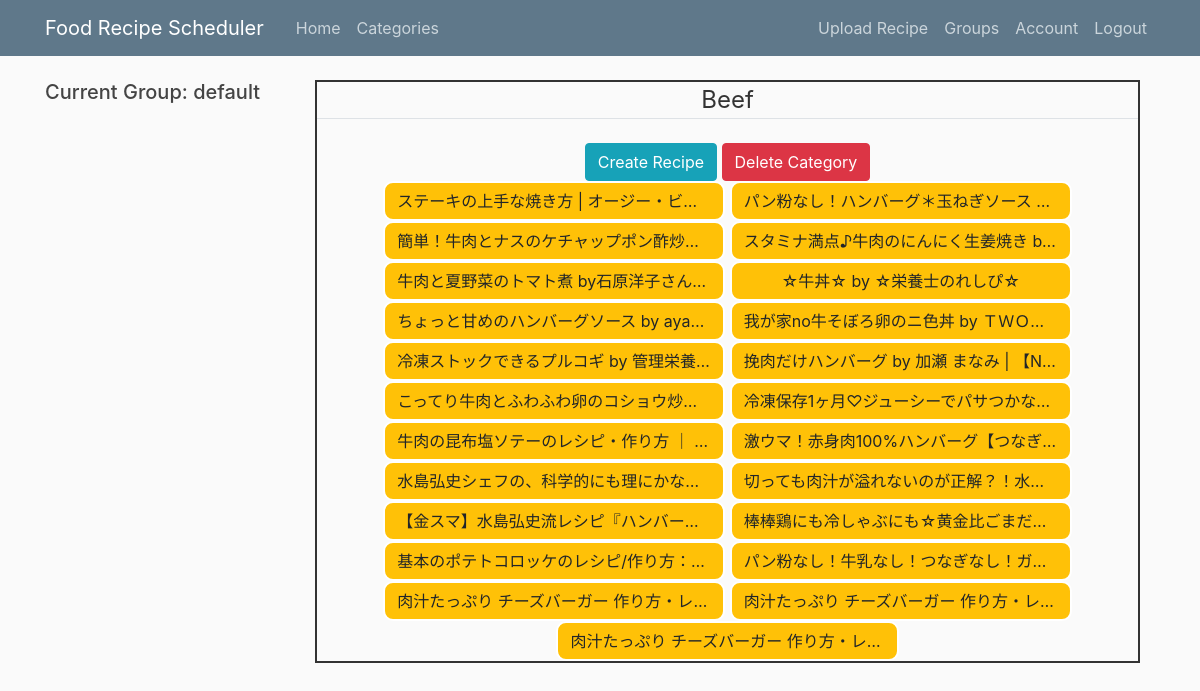
Page /categories/19/recipes (signed in) on the earlier database version.
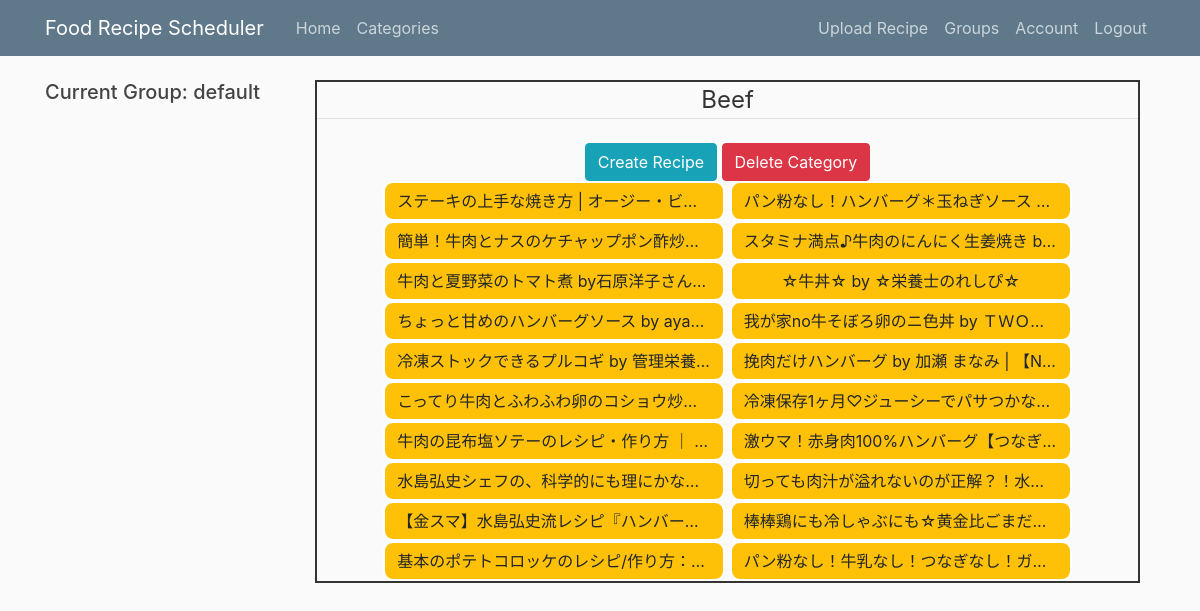
Same page on the later database version.
### recipe_scheduler/models.py (models this page shows, shortened)
class Group(db.Model):
    __table_name__ = 'group'
    id = db.Column(db.Integer, primary_key=True)
    group_name = db.Column(db.String(50), unique=False)
    events = db.relationship('Event', backref='event_group', lazy=True)
    categories = db.relationship(
        'Category', backref='category_group', lazy=True)

class Category(db.Model):
    __table_name__ = 'category'
    id = db.Column(db.Integer, primary_key=True)
    category_name = db.Column(db.String(30), unique=False, nullable=False)
    recipes = db.relationship('Recipe', backref='category', lazy=True)
    group_id = db.Column(db.Integer, db.ForeignKey('group.id'), nullable=False)

class Recipe(db.Model):
    __table_name__ = 'recipe'
    id = db.Column(db.Integer, primary_key=True)
    recipe_name = db.Column(db.String(100), unique=False, nullable=False)
    recipe_url = db.Column(db.String(2083), unique=False, nullable=False)
    description = db.Column(db.String(200), unique=False, nullable=False)
    category_id = db.Column(db.Integer, db.ForeignKey('category.id'),
                            nullable=False)
    events = db.relationship(
        'Event', backref='recipe', lazy=True, cascade="all")
    def to_dict(self):
        return {
            'id': self.id,
            'recipe_name': self.recipe_name,
            'recipe_url': self.recipe_url,
            'description': self.description,
            'category_id': self.category_id,
            'events': self.events
        }

### recipe_scheduler/categories/routes.py (the view)
@categories.route('/categories/<int:category_id>/recipes', methods=['GET'])
@login_required
def show_recipes(category_id):
    category = Category.query.filter_by(id=category_id).first()
    if current_user.current_group != category.group_id:
        flash("Please select the appropriate group", 'error')
        return redirect(url_for('main.home'))
    select_group = current_user.get_current_group()
    user_list = current_user.user_groups
    all_recipes = Recipe.query.filter_by(category_id=category_id).all()
    recipes_list = [c.to_dict() for c in all_recipes]
    return render_template('show_recipes.html', recipes_list=recipes_list,
                           category_id=category_id, user_list=user_list,
                           select_group=int(select_group),
                           category_name=category.category_name)

### recipe_scheduler/models.py (called while the page is built)
@login_manager.user_loader
def loader_user(user_id):
    return User.query.get(int(user_id))

    def get_current_group(self):
        return self.current_group

### recipe_scheduler/templates/show_recipes.html (shortened to what this page needs)
{% extends "layout.html" %}
{% block content %}
    <div class="recipes row">
    <div class="new-recipe">
        <div class="recipes-title">
        <legend class="border-bottom mb-4">{{ category_name }}</legend>
        <a class="btn btn-info" href=" {{ url_for('categories.new_recipe', category_id=category_id) }} ">Create Recipe</a>
        <button type="button" class="btn btn-danger" data-toggle="modal" data-target="#deleteModal-cat-{{category_id}}">Delete Category</button>
        </div>
        {% for recipe in recipes_list %}
            <button type="button" class="col-md-5 btn btn-warning category-recipe" data-toggle="modal" data-target="#recipeModal-{{recipe.id}}">{{recipe.recipe_name}}</button>
        {% endfor %}
       </div>
    </div>
{% endblock content %}

### recipe_scheduler/templates/layout.html (shortened to what this page needs)
<!DOCTYPE html>
<html lang="en">
<head>
    <link rel="stylesheet" href="https://stackpath.bootstrapcdn.com/bootstrap/4.3.1/css/bootstrap.min.css"
>
    <link rel="stylesheet" href="https://cdn.datatables.net/1.10.20/css/jquery.dataTables.min.css"
>
    <link rel="stylesheet" type="text/css" href="{{ url_for('static', filename='main.css') }}">
</head>
<body>
    <header class="site-header">
        <nav class="navbar navbar-expand-md navbar-dark bg-steel fixed-top">
            <div class="container">
                <a class="navbar-brand mr-4" href="/home">Food Recipe Scheduler</a>
                <div class="collapse navbar-collapse" id="navbarToggle">
                    <div class="navbar-nav mr-auto">
                        {% if current_user.is_authenticated %}
                        <a class="nav-item nav-link" href="{{ url_for('main.home') }}">Home</a>
                        <a class="nav-item nav-link" href="{{ url_for('categories.show_categories') }}">Categories</a>
                        {% endif %}
                    </div>
                    <div class="navbar-nav">
                        {% if current_user.is_authenticated %}
                        <a class="nav-item nav-link" href="{{ url_for('uploads.upload_recipe')}}">Upload Recipe</a>
                        <a class="nav-item nav-link" href="{{ url_for('users.show_groups')}}">Groups</a>
                        <a class="nav-item nav-link" href="{{ url_for('users.account')}}">Account</a>
                        <a class="nav-item nav-link" href="{{ url_for('users.logout')}}">Logout</a>
                        {% else %}
                        <a class="nav-item nav-link" href="{{ url_for('users.login')}}">Login</a>
                        <a class="nav-item nav-link" href="{{ url_for('users.register')}}">Register</a>
                        {% endif %}
                    </div>
                </div>
            </div>
        </nav>
    </header>
    <main role="main" class="container">
        <div class="row">
            <div class="sub-menu col-md-3 col-sm-3 col-3">
                {% include "sub_menu.html" %}
            </div>
            <div class="main-calendar col-md-9 col-sm-9 col-9">
                {% block content %}{% endblock %}
            </div>
        </div>
    </main>
</body>
</html>

### recipe_scheduler/templates/sub_menu.html (shortened to what this page needs)
{% if current_user.is_authenticated %}
    {% if group_title %}
<form name="myForm" action="{{ url_for('main.home') }}" method="post" id="submit-form-group">
    <button type="button" class="btn btn-info btn-block" data-toggle="collapse" data-target="#submenu-group">
        {{ group_title }}</button>
    <div id="submenu-group" class="collapse">
        {% for i in user_list%}
        <input type="radio"
               {% if i.id == select_group %}
               checked="checked"
               {% endif %}
               name="group_options" id="option-{{i.id}}" value="{{i.id}}"> {{i.group_name}} </input><br>
        {% endfor %}
    </div>
</form>
    {% else %}
    {% for i in user_list%}
    {% if i.id == select_group %}
    <div class="current-group">
        <h5>Current Group: {{i.group_name}}</h5>
    </div>
    {% endif %}
    {% endfor %}
    {% endif%}
{% endif %}

### recipe_scheduler/static/main.css (style rules this page uses)
body { background: #fafafa; color: #333333; margin-top: 5rem; height: 100%; }
h1, h2, h3, h4, h5, h6 { color: #444444; }
.bg-steel { background-color: #5f788a; }
.site-header .navbar-nav .nav-link { color: #cbd5db; }
.nav-link { padding: 0px; }
.main-calendar { text-align: center; }
.category-recipe { border: 2px solid white; overflow: hidden; white-space: nowrap; text-overflow: ellipsis; width: 100%; border-radius: 10px; }
.row { height: 100%; }
.recipes { display: flex; width: 100%; text-align: center; border: 2px solid; }
.new-recipe { display: inline-block; width: 100%; }

Differences in the rows shown:
no longer on this page (row edited): Recipe: recipe_name "肉汁たっぷり チーズバーガー 作り方・レ…"
removed Recipe: recipe_name "肉汁たっぷり チーズバーガー 作り方・レ…"
removed Recipe: recipe_name "肉汁たっぷり チーズバーガー 作り方・レ…"
